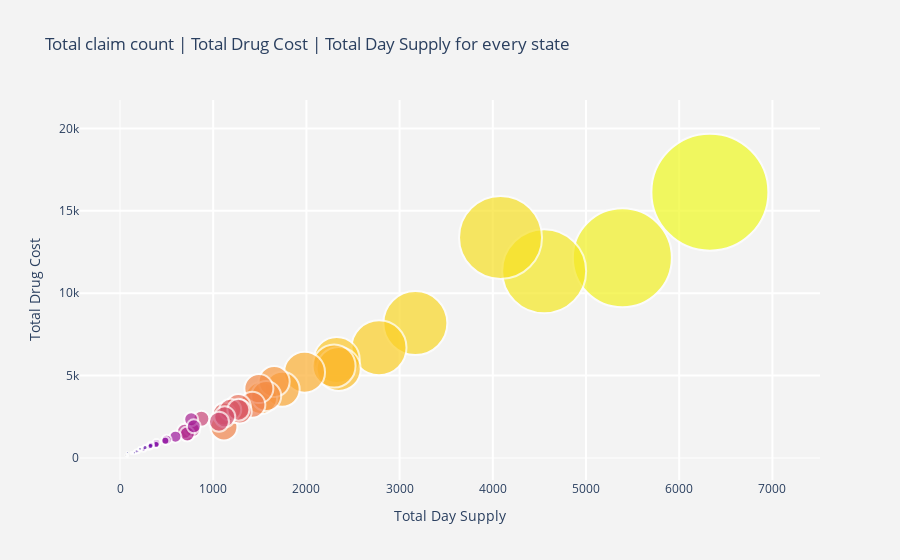

The notebook cell saved with this chart:
### Code cell
trace1 = go.Scatter(
    x=x,
    y=y,
    mode='markers',
    text=text,
    marker=dict(
        color=list(reversed([i*11 for i in range(200,251)])),
        size=size,
        line=dict(width=2),
    )
)
data = [trace1]

layout = go.Layout(
    title='Total claim count | Total Drug Cost | Total Day Supply for every state',
    xaxis=dict(
        title='Total Day Supply',
        gridcolor='rgb(255, 255, 255)',
        zerolinewidth=1,
        ticklen=5,
        gridwidth=2,
    ),
    yaxis=dict(
        title='Total Drug Cost',
        gridcolor='rgb(255, 255, 255)',
        zerolinewidth=1,
        ticklen=5,
        gridwidth=2,
    ),
    paper_bgcolor='rgb(243, 243, 243)',
    plot_bgcolor='rgb(243, 243, 243)',
)

fig = go.Figure(data=data, layout=layout)
iplot(fig, filename='scatter-colorscale')

### Figure 1 — Plotly figure (JSON) as saved in the notebook; plotly's stock layout.template omitted (floating-point values rounded to 4 significant figures)
{"data": [{"marker": {"color": [2750, 2739, 2728, 2717, 2706, 2695, 2684, 2673, 2662, 2651, 2640, 2629, 2618, 2607, 2596, 2585, 2574, 2563, 2552, 2541, 2530, 2519, 2508, 2497, 2486, 2475, 2464, 2453, 2442, 2431, 2420, 2409, 2398, 2387, 2376, 2365, 2354, 2343, 2332, 2321, 2310, 2299, 2288, 2277, 2266, 2255, 2244, 2233, 2222, 2211, 2200], "line": {"width": 2}, "size": [117, 99, 84, 83, 64, 55, 46, 44, 43, 41, 35, 32, 31, 30, 29, 27, 26, 26, 25, 24, 23, 22, 22, 21, 20, 16, 16, 16, 15, 15, 15, 14, 14, 12, 10, 8, 8, 7, 6, 6, 6, 5, 5, 4, 4, 4, 3, 3, 2, 2, 1, 1, 0, 0, 0, 0, 0, 0, 0, 0, 0]}, "mode": "markers", "text": ["CA", "FL", "TX", "NY", "PA", "OH", "NC", "IL", "MI", "GA", "TN", "MO", "NJ", "IN", "MA", "PR", "VA", "KY", "AL", "WI", "LA", "SC", "AZ", "WA", "MN", "MD", "AR", "OK", "OR", "MS", "IA", "CT", "CO", "KS", "WV", "NV", "NE", "UT", "ID", "ME", "NM", "RI", "NH", "MT", "DE", "SD", "ND", "HI", "WY", "VT", "DC", "AK", "AA", "ZZ", "VI", "GU", "AE", "MP", "XX", "AP", "AS"], "type": "scatter", "x": [6329, 5390, 4551, 4083, 3169, 2779, 2326, 2347, 2297, 1980, 1740, 1514, 1654, 1569, 1490, 1115, 1420, 1239, 1270, 1285, 1119, 1183, 1270, 1124, 1062, 873, 721, 763, 780, 692, 722, 764, 792, 595, 500, 486, 390, 387, 311, 332, 327, 252, 269, 192, 217, 175, 154, 214, 77, 121, 78, 63, 0, 2, 7, 4, 1, 0, 1, 1, 0], "y": [16135, 12152, 11338, 13384, 8187, 6695, 5952, 5404, 5581, 5209, 4169, 3640, 4642, 3756, 4212, 1883, 3227, 2912, 3120, 2817, 2675, 2929, 2927, 2498, 2207, 2382, 1511, 1824, 1719, 1621, 1461, 2348, 1924, 1297, 1113, 1054, 908, 812, 676, 807, 727, 535, 642, 406, 543, 387, 314, 558, 136, 310, 330, 185, 0, 5, 20, 7, 4, 1, 4, 3, 0]}], "layout": {"autosize": true, "paper_bgcolor": "rgb(243, 243, 243)", "plot_bgcolor": "rgb(243, 243, 243)", "title": {"text": "Total claim count | Total Drug Cost | Total Day Supply for every state"}, "xaxis": {"autorange": true, "gridcolor": "rgb(255, 255, 255)", "gridwidth": 2, "range": [-409.8, 7303.0], "ticklen": 5, "title": {"text": "Total Day Supply"}, "type": "linear", "zerolinewidth": 1}, "yaxis": {"autorange": true, "gridcolor": "rgb(255, 255, 255)", "gridwidth": 2, "range": [-3239.0, 32390.0], "ticklen": 5, "title": {"text": "Total Drug Cost"}, "type": "linear", "zerolinewidth": 1}}}
